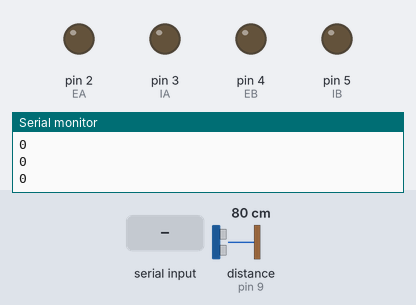
This sketch was run on a simulated Arduino Mega 2560, built with avr-gcc and run on an emulated ATmega2560. On the bench: output pins drawn as LEDs (lit = HIGH), the last lines printed to the serial monitor. Inputs (shaded band) come from the test bench; at power-on: distance to the obstacle (sensor on pin 9) 80 cm. The echo pulse lasts 58.3 µs per cm; random numbers use the default seed unless the sketch sets one; pins used as bus, display or sensor lines are not drawn.

Above: at 1.2 s.
1.3 s: "2\n" received over the second serial link
At 2.4 s:
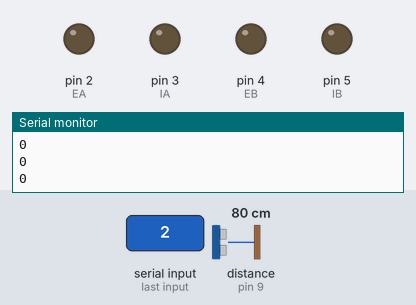
2.8 s: "9\n" received over the second serial link
At 3.8 s:
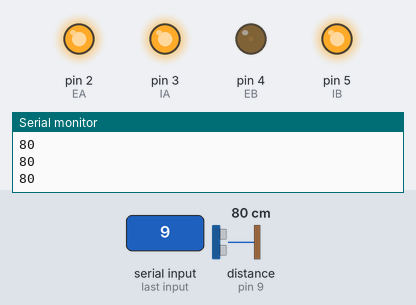
4.3 s: "6\n" received over the second serial link
At 4.7 s:
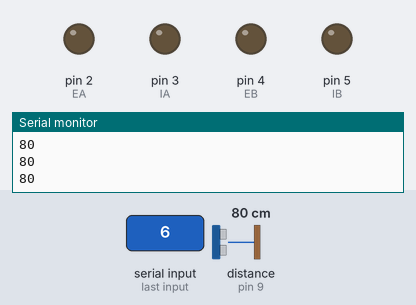
5.8 s: "4\n" received over the second serial link
At 7.0 s:
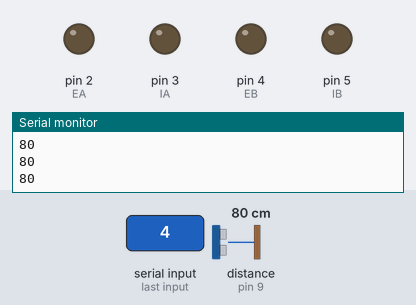
7.3 s: "2\n" received over the second serial link
At 8.3 s:
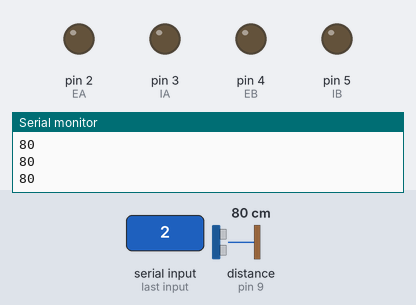
Timing chart, 0 to 9.8 s (numbered marks = the images above; inputs shaded):
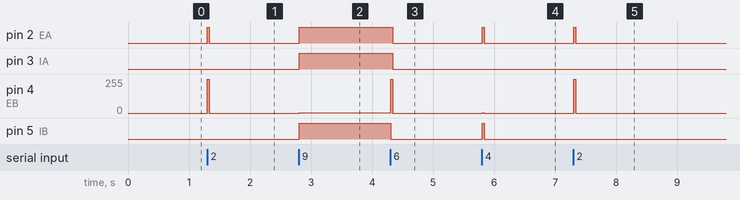

Measured:
- after the input at 1.3 s, pin 2 (EA): LOW → HIGH at once, → LOW 0.04 s later; pin 4 (EB): 0/255 → 255/255 at once, → 0/255 0.04 s later
- after the input at 2.8 s, pin 2 (EA), pin 3 (IA), pin 5 (IB): LOW → HIGH at once; pin 4 (EB): 0/255 → 1/255 at once
- after the input at 4.3 s, pin 2 (EA), pin 3 (IA), pin 5 (IB): HIGH → LOW at once; pin 4 (EB): 1/255 → 0/255 at once
- after the input at 5.8 s, pin 2 (EA), pin 5 (IB): LOW → HIGH at once, → LOW 0.04 s later; pin 4 (EB): 0/255 → 1/255 at once, → 0/255 0.04 s later
- after the input at 7.3 s, pin 2 (EA): LOW → HIGH at once, → LOW 0.04 s later; pin 4 (EB): 0/255 → 255/255 at once, → 0/255 0.04 s later

The sketch:

BTcar.ino
```cpp
/*
This Project use Arduino Mega 2560, L298N motor driver and HC-04 Bluetooth

p.s. My English is poor
*/

#include <SoftwareSerial.h>
#include <dht11.h>
SoftwareSerial BT (12, 11);
char val = 'a';
int chk;
int random_;
int temp;
int humi;
const byte EA = 2;
const byte IA = 3;
const byte EB = 4;
const byte IB = 5;

byte echo = 9;
byte trig = 8;

const byte dhtPin = A0;
dht11 DHT11;
unsigned long dis;


byte speed = 255;

void forward() {
  analogWrite(EA, -speed);
  digitalWrite(IA, HIGH);
  analogWrite(EB, -speed);
  digitalWrite(IB, HIGH);

}
void backward() {
  analogWrite(EA, speed);
  digitalWrite(IA, LOW);
  analogWrite(EB, speed);
  digitalWrite(IB, LOW);

}
void stop() {
  analogWrite(EA, 0);
  digitalWrite(IA, LOW);
  digitalWrite(IB, LOW);
  analogWrite(EB, 0);

}
void right() {
  analogWrite(EA, -speed);
  digitalWrite(IA, HIGH);
  analogWrite(EB, speed);
  digitalWrite(IB, LOW);

}
void left() {
  analogWrite(EA, speed);
  digitalWrite(IA, LOW);
  analogWrite(EB, -speed);
  digitalWrite(IB, HIGH);

}
void BT_control() {
  switch (val) {
    case '8':
      forward();
      delay(35);
      stop();
      break;
    case '5':
      stop();
      break;
    case '6':
      right();
      delay(35);
      stop();
      break;
    case '4':
      left();
      delay(35);
      stop();
      break;
    case '2':
      backward();
      delay(35);
      stop();
      break;
    case '1':
      chk = DHT11.read(A0);
      if (chk == 0) {
        temp = DHT11.temperature;
        BT.write(temp);
      }
      break;
    case '3':
      chk = DHT11.read(A0);
      if (chk == 0) {
        humi = DHT11.humidity;
        BT.write(humi);
      }
      break;
  }

}
void US() {
  dis = ping() / 58;
  if (dis <= 25) {
    stop();
    backward();
    delay(250);
    stop();
  }
}
void BT_auto() {
  dis = ping()/58;
  forward();
  random_ = random(0, 2);
  if (dis <= 5) {
    switch (random_) {
      case 0:
        right();
        delay(500);
        forward();
        delay(300);
        stop();
        break;
      case 1:
        left();
        delay(500);
        forward();
        delay(300);
        stop();
        break;
    }
  }
}
void AU(){
  if(val =='9'){
    BT_auto();
  }
}
unsigned long ping() {
  digitalWrite(trig, HIGH);
  delayMicroseconds(5);
  digitalWrite(trig, LOW);

  return pulseIn(echo, HIGH);
}
void setup() {
  pinMode(EA, OUTPUT);
  pinMode(IA, OUTPUT);
  pinMode(EB, OUTPUT);
  pinMode(IB, OUTPUT);
  pinMode(trig, OUTPUT);
  BT.begin(9600);
  Serial.begin(9600);
}
void loop() {
  //Serial.println("read");
  Serial.println(val+"\n");
  Serial.println(dis);

  if (BT.available()) {
    val = BT.read();
    BT_control();
  }
  AU();

}
```
